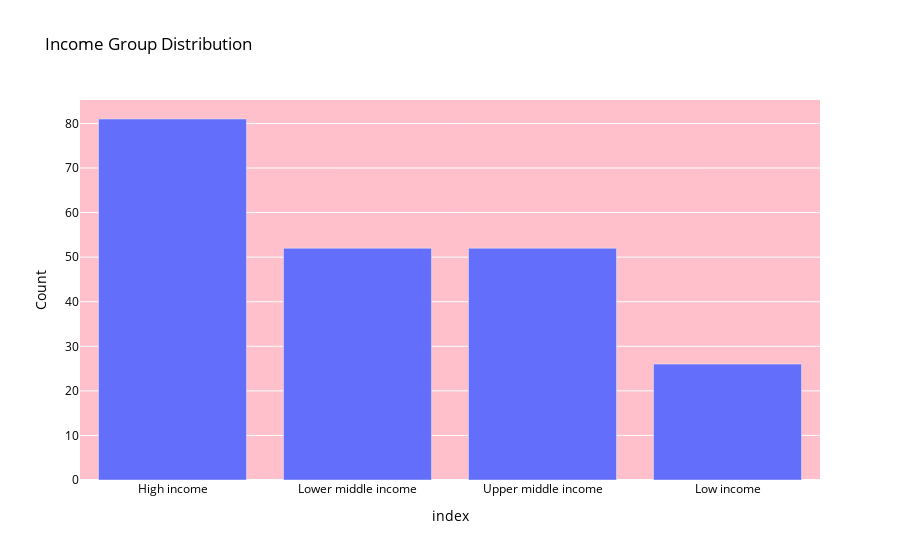

Notebook code for this chart:
### Markdown cell above
#### Income Group Distribution (Bar Chart) using Plotly:

### Code cell
import plotly.express as px
income_group_counts = merged_data['IncomeGroup'].value_counts()
fig = px.bar(income_group_counts, x=income_group_counts.index, y=income_group_counts.values, 
             labels={'x':'Income Group', 'y':'Count'}, 
             title='Income Group Distribution')

# Set the background color
fig.update_layout({
    'plot_bgcolor': 'pink',
    'paper_bgcolor': 'white',
    'font_color': 'black'  
})

fig.show()

### Figure 1 — Plotly figure (JSON) as saved in the notebook; plotly's stock layout.template omitted (floating-point values rounded to 4 significant figures)
{"data": [{"alignmentgroup": "True", "hovertemplate": "index=%{x}<br>Count=%{y}<extra></extra>", "legendgroup": "", "marker": {"color": "#636efa", "pattern": {"shape": ""}}, "name": "", "offsetgroup": "", "orientation": "v", "showlegend": false, "textposition": "auto", "type": "bar", "x": ["High income", "Lower middle income", "Upper middle income", "Low income"], "xaxis": "x", "y": [81, 52, 52, 26], "yaxis": "y"}], "layout": {"barmode": "relative", "font": {"color": "black"}, "legend": {"tracegroupgap": 0}, "paper_bgcolor": "white", "plot_bgcolor": "pink", "title": {"text": "Income Group Distribution"}, "xaxis": {"anchor": "y", "domain": [0, 1], "title": {"text": "index"}}, "yaxis": {"anchor": "x", "domain": [0, 1], "title": {"text": "Count"}}}}
